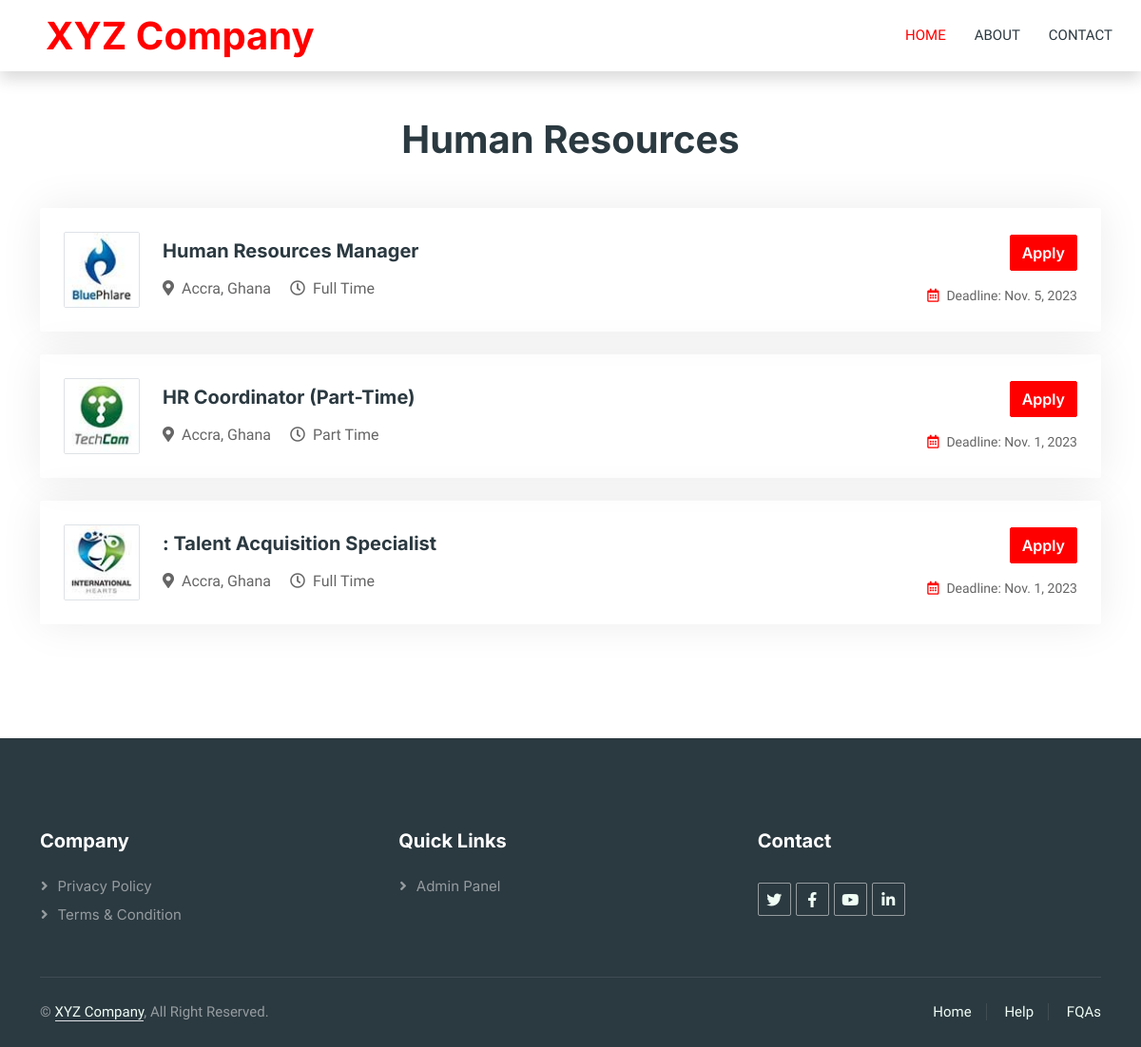
Screenshot of /category/3/ with the database file from the repository.
### core/models.py (models this page shows, shortened)
class JobCategory(models.Model):
    name = models.CharField(max_length=50)
    icon = models.CharField(max_length=50, default='fa fa-tasks') # Add the field for the category's icon class
    vacancy = models.PositiveIntegerField(default=0)  # Add the field for the number of vacancies in this category

class Job(models.Model):
    title = models.CharField(max_length=100)
    location = models.CharField(max_length=100)
    job_type = models.CharField(max_length=50, choices=[('Part Time', 'Part Time'), ('Full Time', 'Full Time')])
    salary_range = models.CharField(max_length=50)
    deadline = models.DateField()
    description = models.TextField()
    responsibilities = models.TextField()
    qualifications = models.TextField()
    company = models.ForeignKey(Company, on_delete=models.CASCADE)
    categories = models.ManyToManyField(JobCategory)

class Company(models.Model):
    name = models.CharField(max_length=100)
    logo = models.ImageField(upload_to='company_logos/')
    email = models.EmailField()

### core/views.py (the view)
# urls.py: path('category/<int:category_id>/', views.category_view, name='category'),
def category_view(request, category_id):
    category = get_object_or_404(JobCategory, pk=category_id)
    jobs = Job.objects.filter(categories=category)
    context = {
        'category': category,
        'jobs': jobs,
    }
    return render(request, 'category.html', context)

### core/templates/category.html
{% extends "base.html" %}
{% block content %}
    <div class="container-xxl py-5">
        <div class="container">
            <h1 class="text-center mb-5 wow fadeInUp" data-wow-delay="0.1s">{{ category.name }}</h1>
            {% for job in jobs %}
                <div class="job-item p-4 mb-4">
                    <div class="row g-4">
                        <div class="col-sm-12 col-md-8 d-flex align-items-center">
                            <img class="flex-shrink-0 img-fluid border rounded" src="{{ job.company.logo.url }}" alt="Company Logo" style="width: 80px; height: 80px;">
                            <div class="text-start ps-4">
                                <h5 class="mb-3">{{ job.title }}</h5>
                                <span class="text-truncate me-3"><i class="fa fa-map-marker-alt me-2"></i>{{ job.location }}</span>
                                <span class="text-truncate me-3"><i class="far fa-clock me-2"></i>{{ job.job_type }}</span>
                            </div>
                        </div>
                        <div class="col-sm-12 col-md-4 d-flex flex-column align-items-start align-items-md-end justify-content-center">
                            <div class="d-flex mb-3">
                                <a class="btn btn-primary" href="{% url 'job_detail' job.id %}">Apply</a>
                            </div>
                            <small class="text-truncate"><i class="far fa-calendar-alt text-primary me-2"></i>Deadline: {{ job.deadline }}</small>
                        </div>
                    </div>
                </div>
            {% endfor %}
        </div>
    </div>
{% endblock %}

### static/css/style.css (style rules this page uses)
:root { --primary: #ff0000; --secondary: #ff0000; --light: #EFFDF5; --dark: #2B3940; }
.btn { font-family: 'Inter', sans-serif; font-weight: 600; transition: .5s; }
.btn.btn-primary, .btn.btn-secondary { color: #FFFFFF; }
.job-item { border: 1px solid transparent; border-radius: 2px; box-shadow: 0 0 45px rgba(0, 0, 0, .08); transition: .5s; }

### rows the page displays
JobCategory: name "Human Resources"
Job: company.logo (picture), title "Human Resources Manager", location "Accra, Ghana", job_type "Full Time", deadline "Nov. 5, 2023"
Job: company.logo (picture), title "HR Coordinator (Part-Time)", location "Accra, Ghana", job_type "Part Time", deadline "Nov. 1, 2023"
Job: company.logo (picture), title ": Talent Acquisition Specialist", location "Accra, Ghana", job_type "Full Time", deadline "Nov. 1, 2023"
